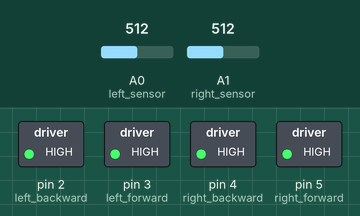
This sketch was run on a simulated Arduino Uno, built with avr-gcc and run on an emulated ATmega328P. On the bench: switched loads named in the sketch (green lamp = pin HIGH). The test bench sets the inputs (shaded band); at power-on: A0 (left_sensor) = 512, A1 (right_sensor) = 512.

Above: at 1.2 s.
1.3 s: A0 (left_sensor) set to 490
At 1.9 s:
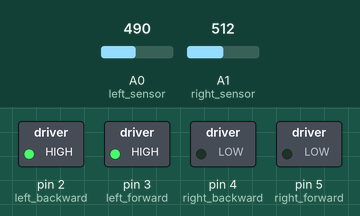
2.8 s: A1 (right_sensor) set to 490
At 3.1 s:
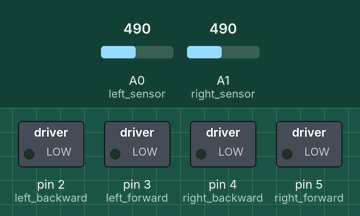
4.3 s: A0 (left_sensor) set to 512
At 5.4 s:
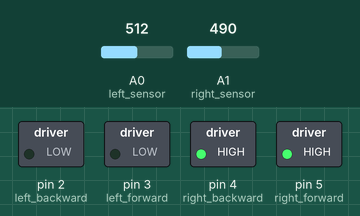
5.8 s: A0 (left_sensor) set to 306
At 6.6 s:
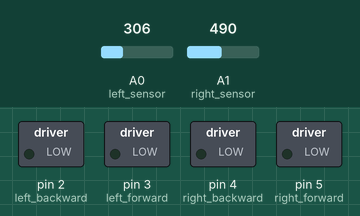
7.3 s: A0 (left_sensor) set to 510
At 7.7 s:
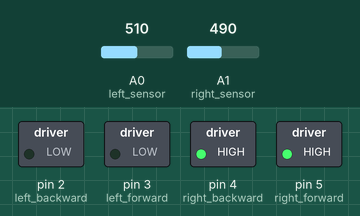
Timing chart, 0 to 9.8 s (numbered marks = the images above; inputs shaded):
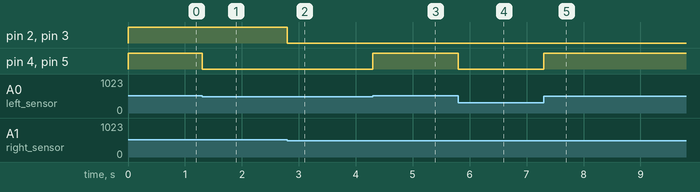

Measured:
- the behaviour switches between 501 and 500 on A1 (right_sensor) (found by bisection; images 1 and 2)
- the behaviour switches between 500 and 501 on A0 (left_sensor) (found by bisection; images 2 and 3)
- after the input at 1.3 s, pin 4 (right_backward), pin 5 (right_forward): HIGH → LOW at once
- after the input at 2.8 s, pin 2 (left_backward), pin 3 (left_forward): HIGH → LOW at once
- after the input at 4.3 s, pin 4 (right_backward), pin 5 (right_forward): LOW → HIGH at once
- after the input at 5.8 s, pin 4 (right_backward), pin 5 (right_forward): HIGH → LOW at once
- after the input at 7.3 s, pin 4 (right_backward), pin 5 (right_forward): LOW → HIGH at once

The sketch:

robot.ino
```cpp
#define left_forward 3
#define left_backward 2
#define right_forward 5
#define right_backward 4
int value1;
int value2;
#define left_sensor  A0
#define right_sensor  A1

void setup()
{
  pinMode(3, OUTPUT);
  pinMode(2, OUTPUT);
  pinMode(5, OUTPUT);
  pinMode(4, OUTPUT);
  pinMode(left_sensor,INPUT);
  pinMode(right_sensor, INPUT);
  Serial.begin(9600);
}

void loop()
{
  value1 = analogRead(left_sensor);
  value2 = analogRead(right_sensor);
  if (value1 > 500 && value2 > 500)
  {
    digitalWrite(left_forward, HIGH);
    digitalWrite(left_backward, HIGH);
    digitalWrite(right_forward, HIGH);
    digitalWrite(right_backward, HIGH);
  }
  else if (value1 > 500 && value2 < 500)
  {
    digitalWrite(left_forward, LOW);
    digitalWrite(left_backward, LOW);
    digitalWrite(right_forward, HIGH);
    digitalWrite(right_backward, HIGH);
  }
  else if (value1 < 500 && value2 > 500)
  {
    digitalWrite(left_forward, HIGH);
    digitalWrite(left_backward, HIGH);
    digitalWrite(right_forward, LOW);
    digitalWrite(right_backward, LOW);
  }
  else
  {
    digitalWrite(left_forward, LOW);
    digitalWrite(left_backward, LOW);
    digitalWrite(right_forward, LOW);
    digitalWrite(right_backward, LOW);
  }
}
```
